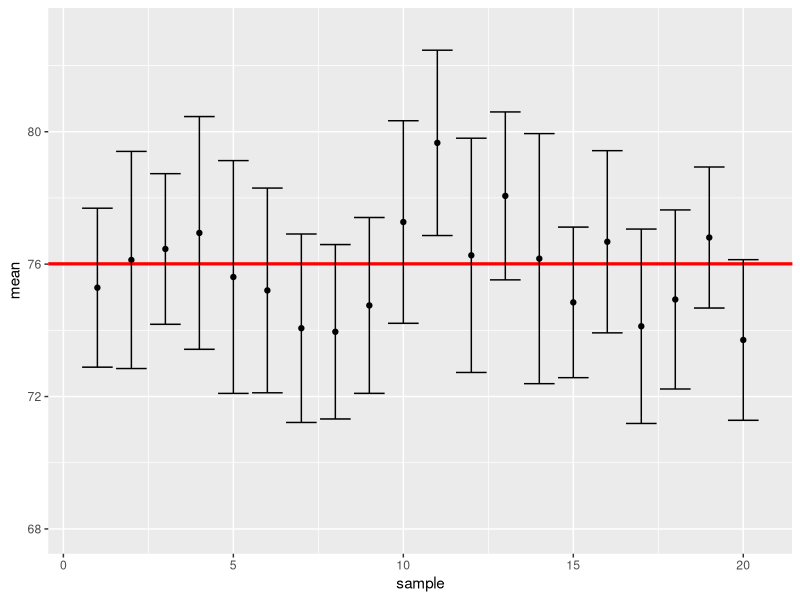
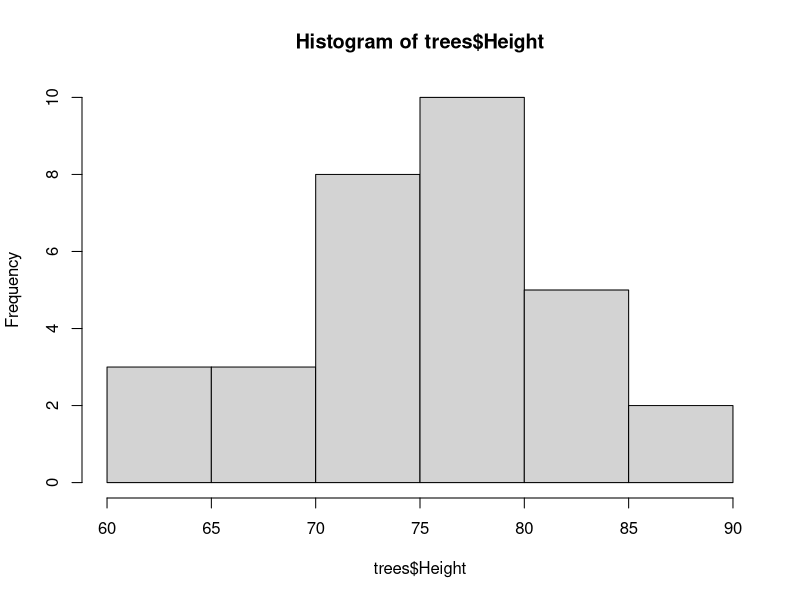
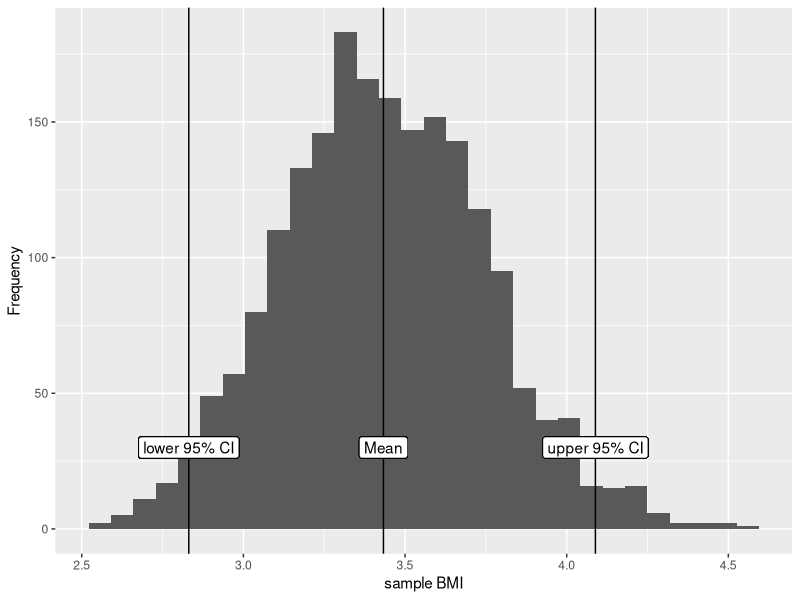

These figures' R source, in order:
## ---- chunk 1
knitr::opts_chunk$set(echo = TRUE)
## ---- chunk 2
trees <- datasets::trees

# simulate population level data
pop_level <- rnorm(n = 100000, 
                   mean = mean(trees$Height), 
                   sd(trees$Height))

# check summary statistics
mean(pop_level)
sd(pop_level)

# take 20 samples
n_samples <- 20
sample_size <- 20

sample_heights <- NULL

for(i in 1:n_samples) {
  sample_temp <- sample(pop_level, sample_size, replace = TRUE)
  sample_heights <- c(sample_heights, sample_temp)
}

sample_data <- data.frame(sample = rep(1:n_samples, each = sample_size),
                          heights = sample_heights)

## ---- chunk 3

library(ggplot2)
library(dplyr)
sample_data %>%
  group_by(sample) %>%
  summarise(mean = mean(heights),
            se = sd(heights)/sqrt(n())) %>%
  mutate(lowerCI = mean + (qnorm(.025) * se),
         upperCI = mean + (qnorm(.975) * se)) %>%
  ggplot(aes(x = sample,
             y = mean)) +
  geom_point() +
  geom_abline(intercept = mean(pop_level), slope = 0, colour = "red", linewidth = 1.1) +
  geom_errorbar(aes(ymin = lowerCI,
                ymax = upperCI)) +
  coord_cartesian(ylim = c(68, 83))



## ---- chunk 4
trees <- datasets::trees

head(trees)

## ---- chunk 5
hist(trees$Height)
## ---- chunk 6
mean(trees$Height)

sd(trees$Height)

se = sd(trees$Height) / sqrt(nrow(trees))

se

## ---- chunk 7
qnorm(c(.025,.975))
## ---- chunk 8
mean(trees$Height) + qnorm(.025) * se
mean(trees$Height) + qnorm(.975) * se

## ---- chunk 9
# fetch data
trees <- datasets::trees

# tree BMI
tree_BMI <- trees$Volume / sqrt(trees$Height)

# create an empty dataset
sample_BMIs <- NULL

for(i in 1:2000) {
  
  sample_temp <- mean(sample(tree_BMI, replace = TRUE))
  
  sample_BMIs <- c(sample_BMIs, sample_temp)
}

# plot distribution of bootstrapped samples
as.data.frame(sample_BMIs) %>%
  ggplot(aes(x = sample_BMIs)) +
  geom_histogram() +
  labs(x = "sample BMI", y = "Frequency") +
  geom_vline(xintercept = mean(sample_BMIs)) + # mean
  geom_vline(xintercept = quantile(sample_BMIs, .025)) + # lower CI
  geom_vline(xintercept = quantile(sample_BMIs, .975)) + # upper CI
  geom_label(aes(x = mean(sample_BMIs), y = 30, label = "Mean")) +
  geom_label(aes(x = quantile(sample_BMIs, .025), y = 30, label = "lower 95% CI")) +
  geom_label(aes(x = quantile(sample_BMIs, .975), y = 30, label = "upper 95% CI"))


